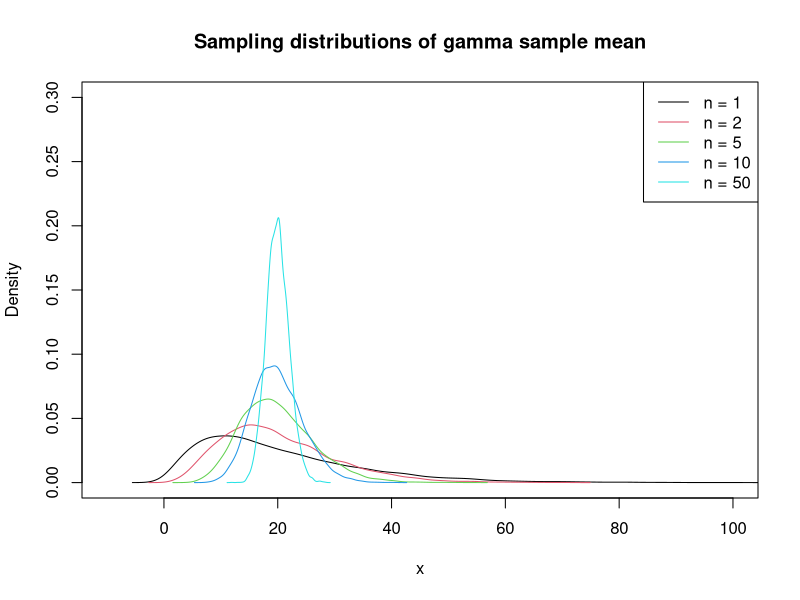

Recreate this plot in R.
# Basic algebra. Variables. Loops.
# CLT demo.

# Simulate ten data points from the exponential distribution.
set.seed(1)
x <- numeric(10)
for (i in 1:10) {
  x[i] <- round(rexp(1,rate=0.001))
}
x

# Do the same thing using vectors.
y <- round(rexp(10,rate=0.001))
y

# Using a loop
s <- numeric(10)
for (i in 1:10) {
  s[i] <- x[i] + y[i]
}
s

# is equivalent to
s <- x + y
s

# Vector addition, subtraction, multiplication, dot product
x + y
x - y
x * y
x %*% y


# CLT demo
rm(list=ls())
set.seed(1)
B <- 10000
xbars <- numeric(B)
ns <- c(1,2,5,10,50)
plot(NULL,xlim=c(-10,100), ylim=c(0,0.3), 
     xlab="x", ylab="Density", main="Sampling distributions of gamma sample mean")
for (i in 1:length(ns)) {
  n <- ns[i]
  for (b in 1:B) {
    xbars[b] <- mean(rgamma(n,shape=2,scale=10))
  }
  lines(density(xbars), col=i)
}
legend("topright",c("n = 1","n = 2","n = 5","n = 10","n = 50"), col=1:5, lwd=1)



